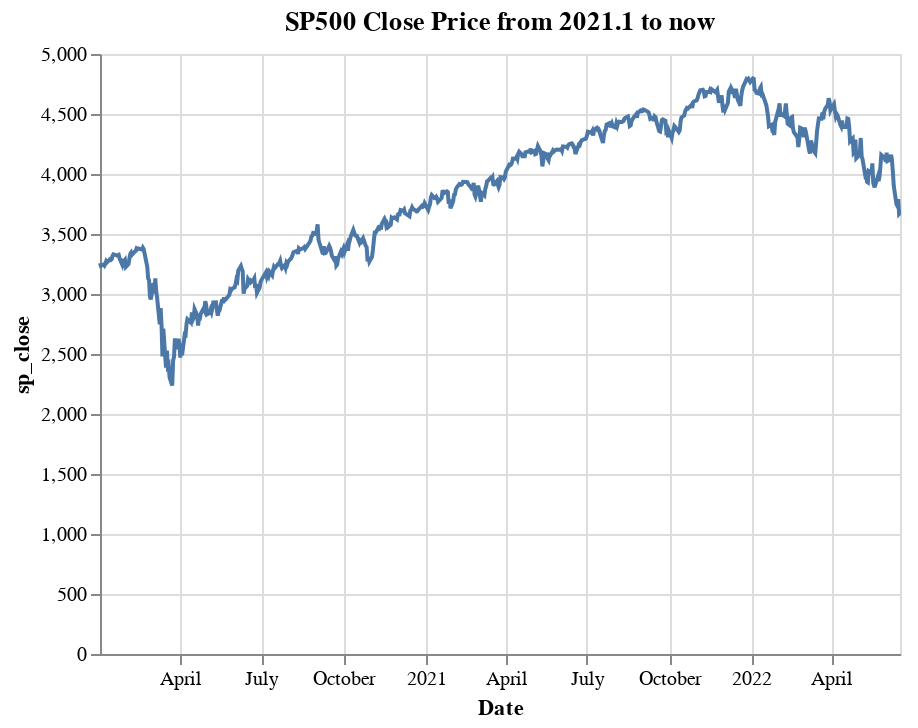

Write notebook code for a chart like this one.
### Code cell
chart = alt.Chart(sp_trim).mark_line().encode(
    alt.X('Date:T', title='Date'),
    alt.Y('sp_close:Q'),
).properties(
    title='SP500 Close Price from 2021.1 to now')

chart

### Figure 1 — Vega-Lite specification as saved in the notebook (floating-point values rounded to 4 significant figures; data arrays with more than 128 entries replaced by an {"elided": "..."} marker saying what was removed)
{"config": {"view": {"continuousWidth": 400, "continuousHeight": 300}}, "data": {"name": "data-ac6ce88c73b6dc190728b5fe08a3193e"}, "mark": "line", "encoding": {"x": {"field": "Date", "title": "Date", "type": "temporal"}, "y": {"field": "sp_close", "type": "quantitative"}}, "title": "SP500 Close Price from 2021.1 to now", "$schema": "https://vega.github.io/schema/vega-lite/v4.17.0.json", "datasets": {"data-ac6ce88c73b6dc190728b5fe08a3193e": {"elided": "621 records"}}}
